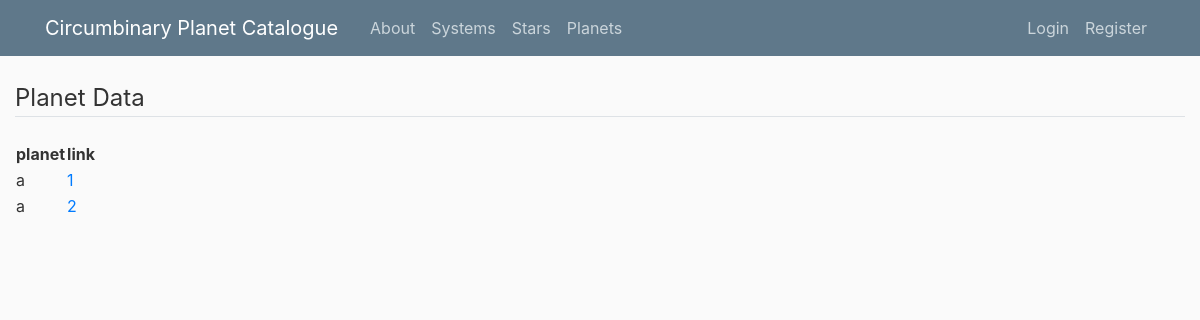
The page /planets on the database as committed earlier.
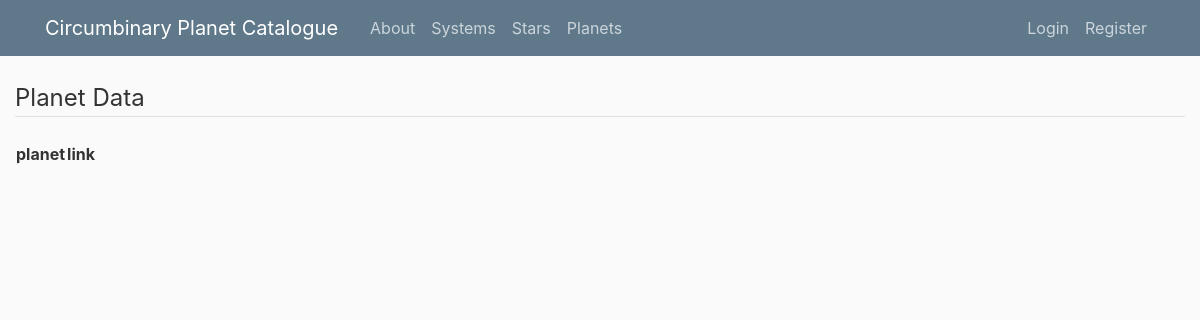
The same page on the database as committed later.
### flaskblog/models.py (models this page shows, shortened)
class Planet(db.Model):
    id = db.Column(db.Integer, primary_key=True)
    planet_name = db.Column(db.String)
    system_name = db.Column(db.String)
    discovery_method = db.Column(db.String)
    discovery_year = db.Column(db.Integer)
    discovery_ref = db.Column(db.Text)
    OrbPer = db.Column(db.Float)
    OrbPer_error_upper = db.Column(db.Float)
    OrbPer_error_lower = db.Column(db.Float)
    OrbPer_ref = db.Column(db.Text)
    mass = db.Column(db.Float)
    mass_error_upper = db.Column(db.Float)
    mass_error_lower = db.Column(db.Float)
    mass_ref = db.Column(db.Text)
    min_mass = db.Column(db.Float)
    min_mass_error_upper = db.Column(db.Float)
    min_mass_error_lower = db.Column(db.Float)
    min_mass_ref = db.Column(db.Text)
    radius = db.Column(db.Float)
    radius_error_upper = db.Column(db.Float)
    radius_error_lower = db.Column(db.Float)
    radius_ref = db.Column(db.Text)
    pl_a = db.Column(db.Float)
    pl_a_error_upper = db.Column(db.Float)
    pl_a_error_lower = db.Column(db.Float)
    pl_a_ref = db.Column(db.Text)
    pl_e = db.Column(db.Float)
    pl_e_error_upper = db.Column(db.Float)
    pl_e_error_lower = db.Column(db.Float)
    pl_e_ref = db.Column(db.Text)
    pl_w = db.Column(db.Float)
    pl_w_error_upper = db.Column(db.Float)
    pl_w_error_lower = db.Column(db.Float)
    pl_w_ref = db.Column(db.Text)
    T_per = db.Column(db.Float)
    T_per_error_upper = db.Column(db.Float)
    T_per_error_lower = db.Column(db.Float)
    T_per_ref = db.Column(db.Text)
    mean_anomaly = db.Column(db.Float)
    mean_anomaly_error_upper = db.Column(db.Float)
    mean_anomaly_error_lower = db.Column(db.Float)
    mean_anomaly_ref = db.Column(db.Text)
    notes = db.Column(db.Text)
    user_id = db.Column(db.Integer, db.ForeignKey('user.id'), nullable=False)

### flaskblog/routes.py (the view)
@app.route("/planets")
def planets():
    planets = Planet.query.all()
    return render_template('planets.html', title="Planet Catalogue", planets=planets)

### flaskblog/templates/planets.html (shortened to what this page needs)
{% extends "tb_layout.html" %}
{% block content %}
            <legend class="border-bottom mb-4"> Planet Data</legend>
            <table id="example">
                <thead>
                    <tr>
                        <th scope="col"> planet </th>
                        <th scope="col"> link </th>
                    </tr>
                </thead>
                <tbody>
                    {% for planet in planets %}
                    <tr>
                        <td> {{ planet.planet_name }} </td>
                        <td> <a href="{{ url_for('planets.planet', planet_id=planet.id) }}"> {{ planet.id }} </a> </td>
                    </tr>
                    {% endfor %}
                </tbody>
            </table>
{% endblock content %}

### flaskblog/templates/tb_layout.html (shortened to what this page needs)
<!DOCTYPE html>
<html>
<head>
    <link rel="stylesheet" href="https://maxcdn.bootstrapcdn.com/bootstrap/4.0.0/css/bootstrap.min.css">
    <link rel="stylesheet" type="text/css" href="{{ url_for('static', filename='main.css') }}">
    <link rel="stylesheet" type="text/css" href="https://cdn.datatables.net/v/dt/dt-1.12.1/b-2.2.3/b-colvis-2.2.3/fc-4.1.0/fh-3.2.4/datatables.min.css"/>
</head>
<body>
    <header class="site-header">
      <nav class="navbar navbar-expand-md navbar-dark bg-steel fixed-top">
        <div class="container">
          <a class="navbar-brand mr-4" href="/"> Circumbinary Planet Catalogue </a>
          <div class="collapse navbar-collapse" id="navbarToggle">
            <div class="navbar-nav mr-auto">
              <a class="nav-item nav-link" href="{{ url_for('about') }}">About</a>
              <a class="nav-item nav-link" href="{{ url_for('systems') }}">Systems</a>
              <a class="nav-item nav-link" href="{{ url_for('stars') }}">Stars</a>
              <a class="nav-item nav-link" href="{{ url_for('planets') }}">Planets</a>
            </div>
            <div class="navbar-nav">
              {% if current_user.is_authenticated %}
              <li class="nav-item dropdown">
                <a class="nav-link dropdown-toggle" id="navbarDropdown" role="button" data-toggle="dropdown" aria-haspopup="true" aria-expanded="false">
                  User Menu
                </a>
              <div class="dropdown-menu"  aria-labelledby="navbarDropdown">
                <a class="dropdown-item" href="{{ url_for('new_system') }}">Add New System</a>
                <a class="dropdown-item" href="{{ url_for('new_star') }}">Add New Star</a>
                <a class="dropdown-item" href="{{ url_for('new_planet') }}">Add New Planet</a>
                <a class="dropdown-item" href="{{ url_for('account') }}">My Account</a>
                <a class="dropdown-item" href="{{ url_for('logout') }}">Log Out</a>
              </div>
          </li>
              {% else %}
                <a class="nav-item nav-link" href="{{ url_for('login') }}">Login</a>
                <a class="nav-item nav-link" href="{{ url_for('login') }}">Register</a>
              {% endif %}
            </div>
          </div>
        </div>
      </nav>
    </header>
    <main role="main" class="container-fluid">
          {% block content %}{% endblock %}
    </main>
</body>
</html>

### flaskblog/static/main.css (style rules this page uses)
body { background: #fafafa; color: #333333; margin-top: 5rem; }
.bg-steel { background-color: #5f788a; }
.site-header .navbar-nav .nav-link { color: #cbd5db; }

Rows that differ between the two databases and show on the page:
removed Planet: planet_name "a", id "1"
removed Planet: planet_name "a", id "2"
